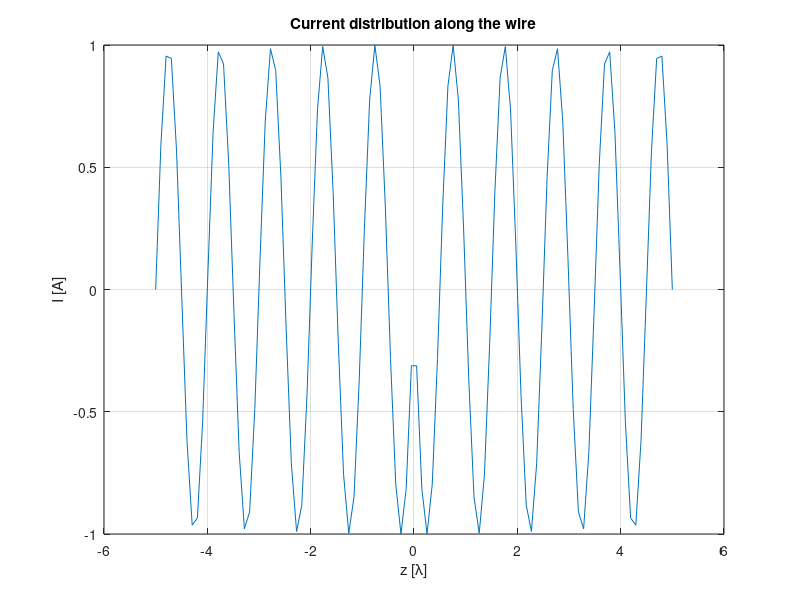
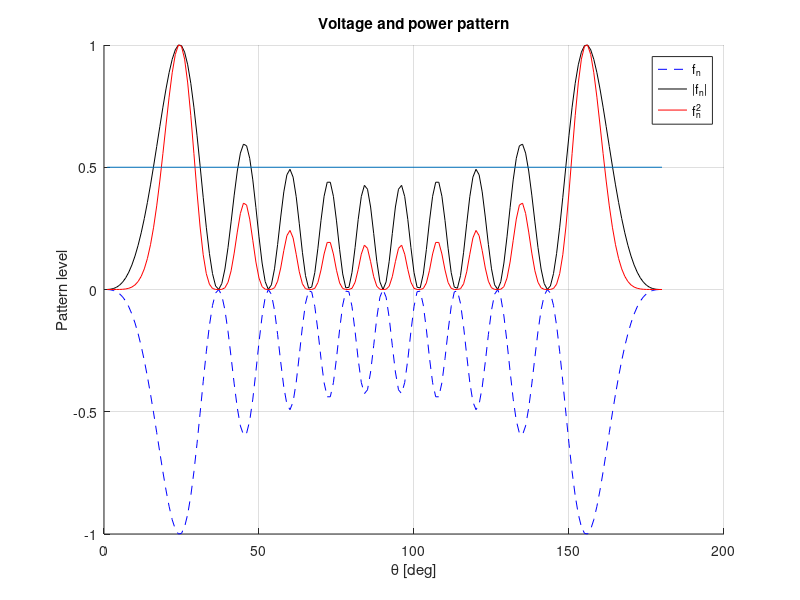

Reproduce these figures in MATLAB, in order. (Note: this script raises an error after producing the figures.)
% Thin-wire antenna of arbitrary length with sinusoidal current
% Evaluate current distribution, radiation pattern plots and directivity
% calculation
% 24.2.2021

clear all;
close all;
clc;

lambda = 1;
k = 2*pi/lambda;
L = (10)*lambda; % length of the dipole

% plot sinusoidal current (I0=1)
z       = linspace(-L/2,L/2,100);
current = sin(k*(L/2-abs(z))); % sin current approximation
%current = 1.*z./z; % constant current
figure;
plot(z./lambda,current);
grid on;
xlabel('z [\lambda]'),ylabel('I [A]');
title('Current distribution along the wire');

% radiation pattern
thdeg  = linspace(1,180,180);
th     = thdeg.*pi/180;

f  = (cos(k*L/2*cos(th))-cos(k*L/2))./sin(th); % field pattern function
fn = f./max(abs(f)); % normalization

% plot pattern in cartesian coordinates
figure
hold on;
plot(thdeg,fn,'b--');
plot(thdeg,abs(fn),'k');
plot(thdeg,(abs(fn)).^2,'r');
line([1;180],[0.5;0.5]);
grid on;
xlabel('\theta [deg]'); ylabel('Pattern level');
legend('f_n','|f_n|','f_n^2');
title('Voltage and power pattern');

% plot in polar coordinates (linear and dB scale)
figure;
abp(th,abs(fn));
figure;
dbp(th,abs(fn),30,20);

% evaluate directivity
integrand = fn.^2.*sin(th);
D    = (4*pi)/(2*pi*trapz(th,integrand))
DdBi = 10*log10(D)

